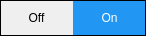
<?xml version="1.0" encoding="UTF-8"?>
<ui version="4.0">
 <class>Switcher</class>
 <widget class="QWidget" name="Switcher">
  <property name="geometry">
   <rect>
    <x>0</x>
    <y>0</y>
    <width>146</width>
    <height>36</height>
   </rect>
  </property>
  <property name="maximumSize">
   <size>
    <width>150</width>
    <height>16777215</height>
   </size>
  </property>
  <property name="windowTitle">
   <string notr="true">Form</string>
  </property>
  <property name="styleSheet">
   <string notr="true">QToolButton {
           	border-style: outset;	
           	border-width: 1px;
          	 border-color: black;
          	 font: 12px;
          	 padding: 3px 10px 3px 10px; 
			text-align:left;
}

QToolButton[btnType=&quot;button&quot;] {
           color: blue;
}

QToolButton:checked, QPushButton:pressed {
			color: white;
           border-style: inset;
           background-color: rgba(33, 150, 243, 1);
}</string>
  </property>
  <layout class="QHBoxLayout" name="horizontalLayout_2">
   <property name="spacing">
    <number>0</number>
   </property>
   <property name="leftMargin">
    <number>0</number>
   </property>
   <property name="topMargin">
    <number>0</number>
   </property>
   <property name="rightMargin">
    <number>0</number>
   </property>
   <property name="bottomMargin">
    <number>0</number>
   </property>
   <item>
    <layout class="QHBoxLayout" name="horizontalLayout">
     <item>
      <widget class="QToolButton" name="off_button">
       <property name="sizePolicy">
        <sizepolicy hsizetype="Expanding" vsizetype="Expanding">
         <horstretch>0</horstretch>
         <verstretch>0</verstretch>
        </sizepolicy>
       </property>
       <property name="styleSheet">
        <string notr="true">border-right-color: rgba(255, 255, 255, 0);</string>
       </property>
       <property name="text">
        <string>Off</string>
       </property>
       <property name="checkable">
        <bool>true</bool>
       </property>
      </widget>
     </item>
     <item>
      <widget class="QToolButton" name="on_button">
       <property name="sizePolicy">
        <sizepolicy hsizetype="Expanding" vsizetype="Expanding">
         <horstretch>0</horstretch>
         <verstretch>0</verstretch>
        </sizepolicy>
       </property>
       <property name="styleSheet">
        <string notr="true">border-left-color: rgba(255, 255, 255, 0);</string>
       </property>
       <property name="text">
        <string>On</string>
       </property>
       <property name="checkable">
        <bool>true</bool>
       </property>
       <property name="checked">
        <bool>true</bool>
       </property>
      </widget>
     </item>
    </layout>
   </item>
  </layout>
 </widget>
 <resources/>
 <connections/>
</ui>
